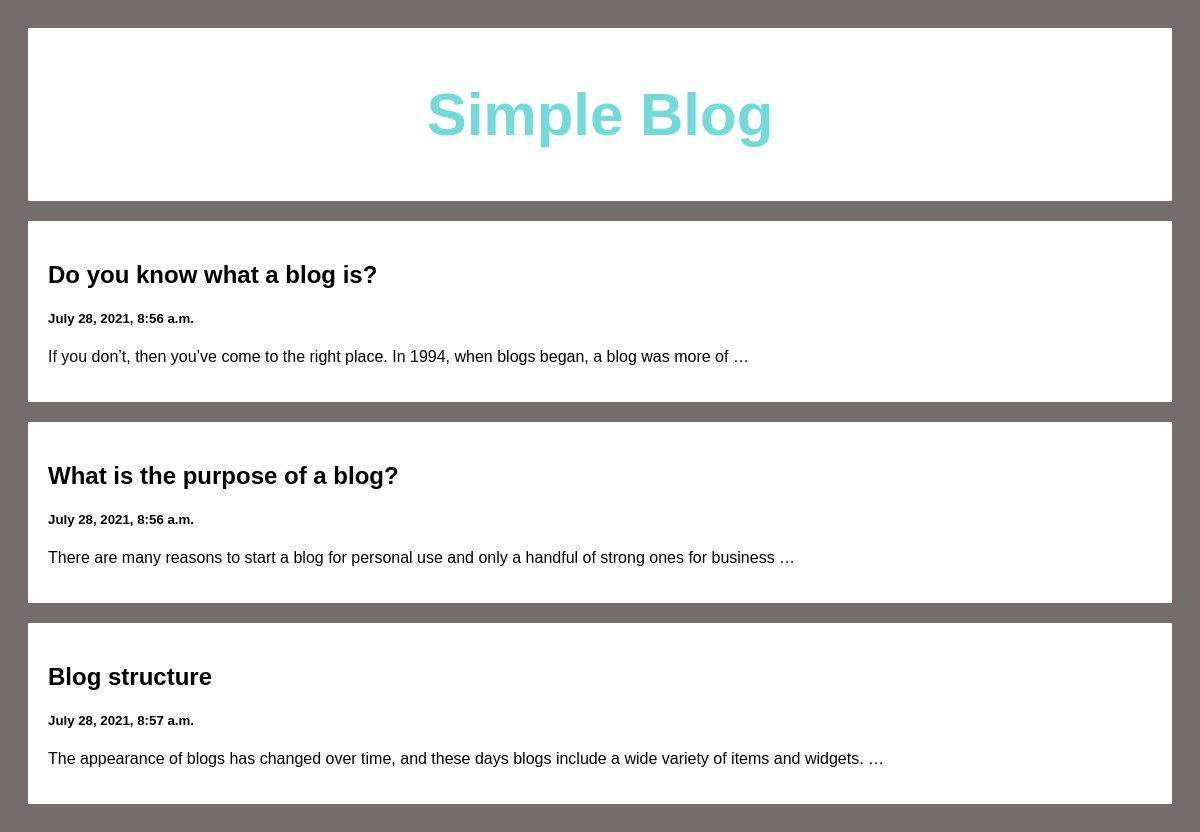
The page / on the database its author committed.
### post/models.py (models this page shows)
class List(models.Model):
	title = models.CharField(max_length=50)
	description = models.CharField(max_length=10000)
	create_at = models.DateTimeField(default=datetime.now, blank=True)

### post/views.py (the view)
# urls.py: path('', views.index, name='index'),
def index(request):
	list_post = List.objects.all()
	return render(request, 'index.html', {'lists':list_post})

### templates/index.html (shortened to what this page needs)
<!DOCTYPE html>
<html lang="en">
<head>
</head>
<body>
	<div class="header">
		<h2>Simple Blog</h2>
	</div>
	<div class="row">
		<div class="leftcolumn">
		{% for list in lists  %}
			<div class="card">
				<a style="text-decoration: none; color: black;" href="post/{{list.id}}">
					<h2>{{list.title}}</h2>
					<h5>{{list.create_at}}</h5>
					<p>{{list.description|truncatewords:20}}</p>
				</a>
			</div>
		{% endfor %}
		</div>
	</div>
</body>
</html>

### templates/index.html (style rules this page uses)
* { box-sizing: border-box; }
body { font-family: Arial; padding: 20px; background: #756c6c; }
.header { color: rgb(115, 218, 218); padding: 2px; font-size: 40px; text-align: center; background: white; }
.leftcolumn { float: left; width: 100%; }
.card { background-color: white; padding: 20px; margin-top: 20px; }
.row:after { content: ""; display: table; clear: both; }

### rows shown on the page
List: title "Do you know what a blog is?", create_at "July 28, 2021, 8:56 a.m.", description "If you don’t, then you’ve come to the right place. In 1994, when blogs began, a blog was more of …"
List: title "What is the purpose of a blog?", create_at "July 28, 2021, 8:56 a.m.", description "There are many reasons to start a blog for personal use and only a handful of strong ones for business …"
List: title "Blog structure", create_at "July 28, 2021, 8:57 a.m.", description "The appearance of blogs has changed over time, and these days blogs include a wide variety of items and widgets. …"
